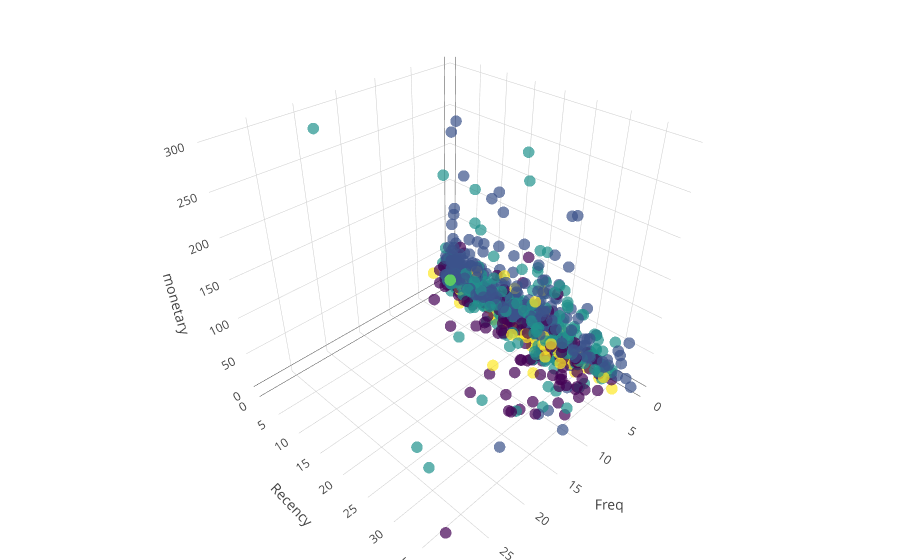

Notebook source saved alongside this figure:
### Code cell
traces = []

x = df['frequency']
y = df['recency']
z = df['monetary_value']
c = df["kp_cluster"]
marker = dict(size=4, color=c, colorscale='Viridis', opacity=0.7)
trace = go.Scatter3d(x=x, y=y, z=z, mode='markers', hovertext=c, marker=marker)
traces.append(trace)
layout = go.Layout(margin=dict( l=0,r=0,b=0,t=0), scene={'xaxis':{'title': 'Freq'}, 
                                                         'yaxis':{'title': 'Recency'}, 
                                                         'zaxis':{'title': 'monetary'}})
fig = go.Figure(data=traces, layout=layout)
po.iplot(fig, filename='3d-scatter-colorscale')

### Figure 1 — Plotly figure (JSON) as saved in the notebook; plotly's stock layout.template omitted (floating-point values rounded to 4 significant figures; data arrays with more than 128 entries replaced by an {"elided": "..."} marker saying what was removed)
{"data": [{"hovertext": {"elided": "2357 str values"}, "marker": {"color": {"elided": "2357 int values"}, "colorscale": "Viridis", "opacity": 0.7, "size": 4}, "mode": "markers", "type": "scatter3d", "uid": "c1b235a6-d58b-11e8-8bb6-aae9fe84485c", "x": {"elided": "2357 int values"}, "y": {"elided": "2357 float values"}, "z": {"elided": "2357 float values"}}], "layout": {"margin": {"b": 0, "l": 0, "r": 0, "t": 0}, "scene": {"xaxis": {"title": "Freq"}, "yaxis": {"title": "Recency"}, "zaxis": {"title": "monetary"}}}}
